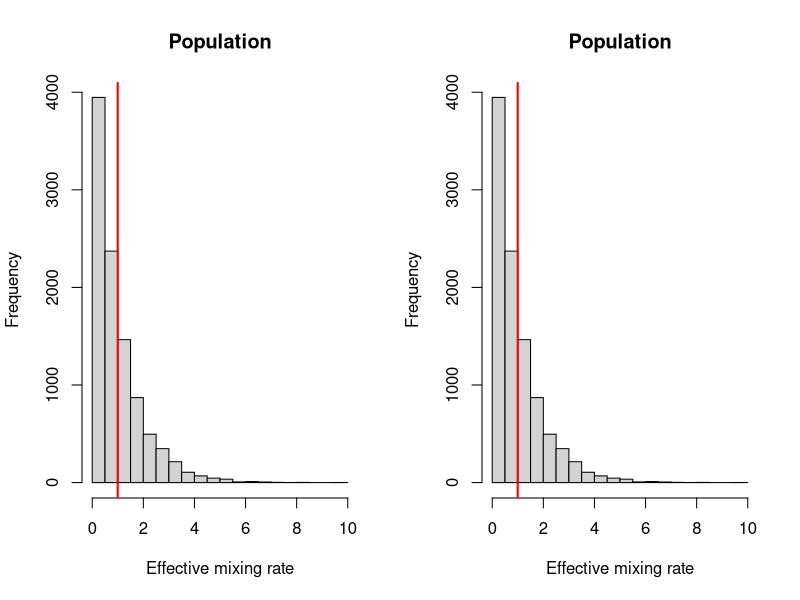
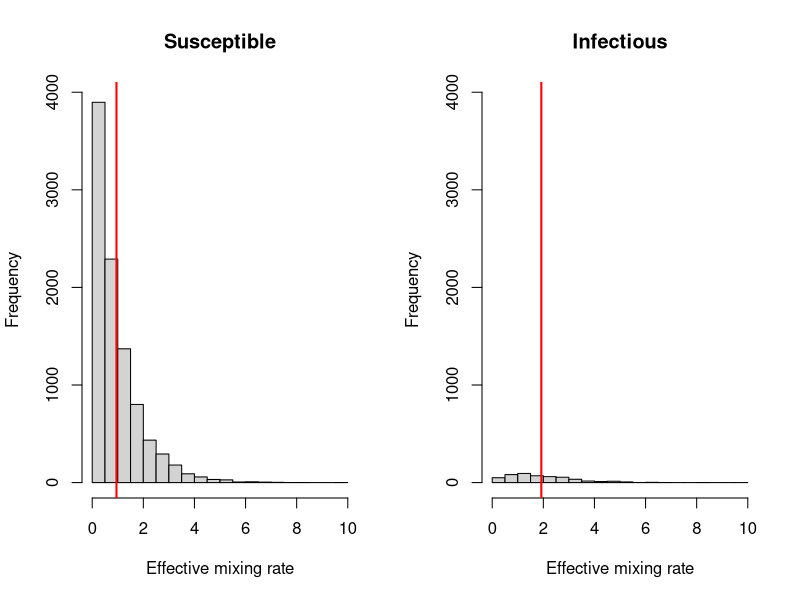
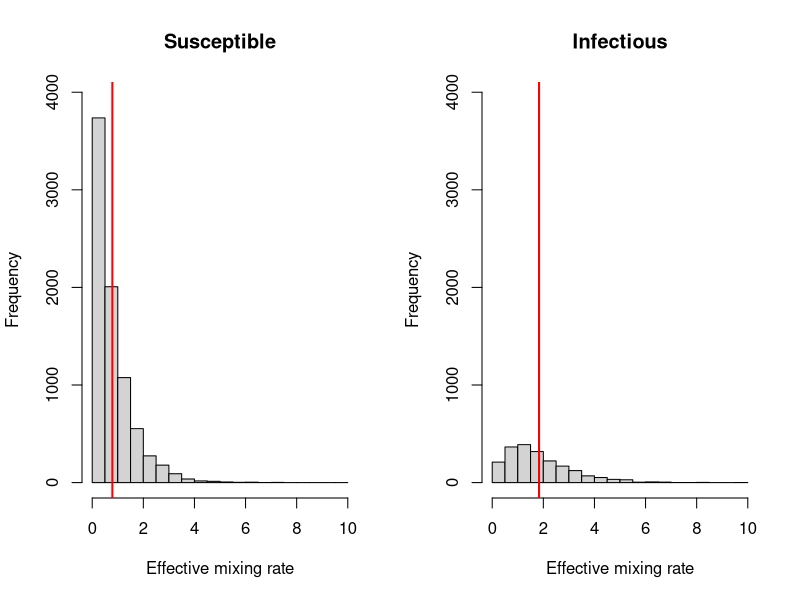
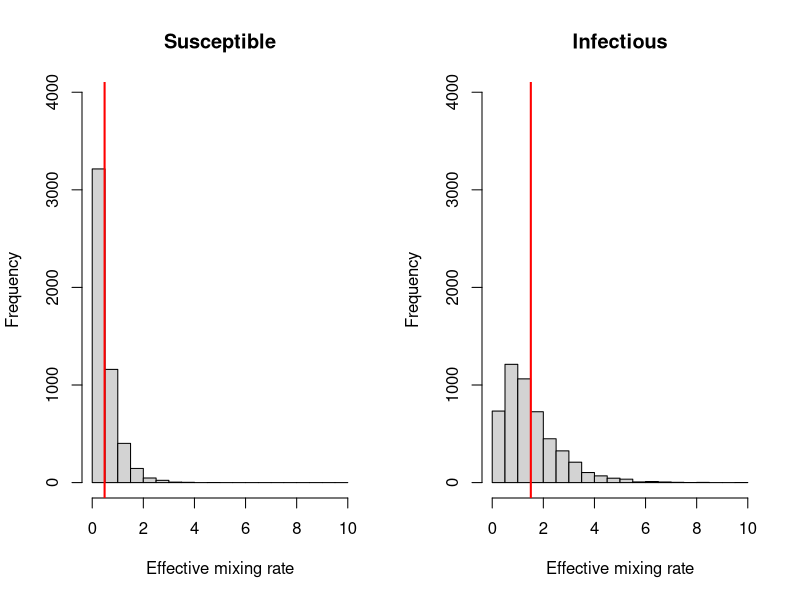

These charts were generated, in order, by the following R code:
set.seed(2131)
popSize <- 1e4
cbar <- 1
kap <- 1

c <- rgamma(popSize, shape=1/kap, scale=cbar*kap)
surv <- rexp(popSize, rate=c)
cuts <- quantile(surv, probs=c(0.05, 0.2, 0.5))
mix <- "Effective mixing rate"

popHist <- function(c, title, breaks=NULL, counts=NULL){
	if (!is.null(counts)) counts <- c(0, max(counts))
	if (is.null(breaks)) breaks <- "Sturges"
	h <- hist(c,
		, main=title
		, xlab=mix
		, breaks = breaks
		, ylim = counts
	)
	abline(v=mean(c), col="red", lwd=2)
	return(h)
}

dev.off(); pdf(pdfname, height=6, width=7)

par(mfrow=c(1, 2))

h0 <- popHist(c, "Population")
popHist(c, "Population")

for (q in cuts){
	popHist(c[surv>q], "Susceptible", h0$breaks, h0$counts)
	popHist(c[surv<=q], "Infectious", h0$breaks, h0$counts)
}
